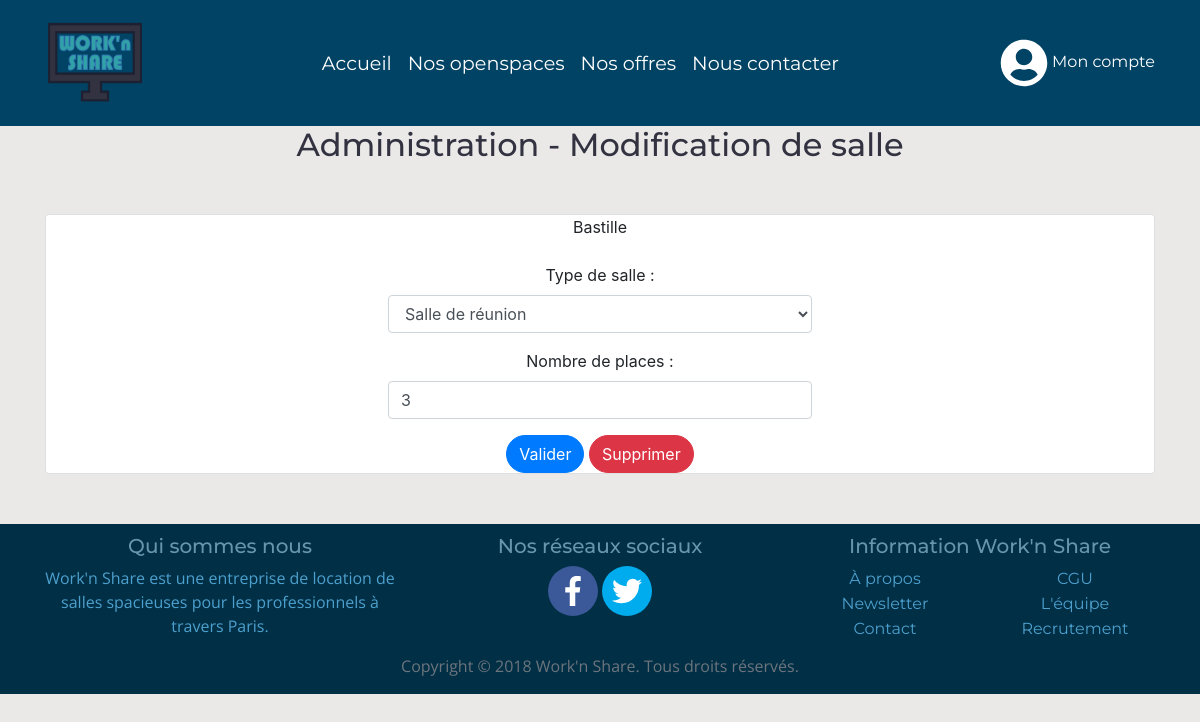
/admin_rooms_edit.php?id_room=1&id_location=1 (signed in), run on an earlier commit of the app's database.
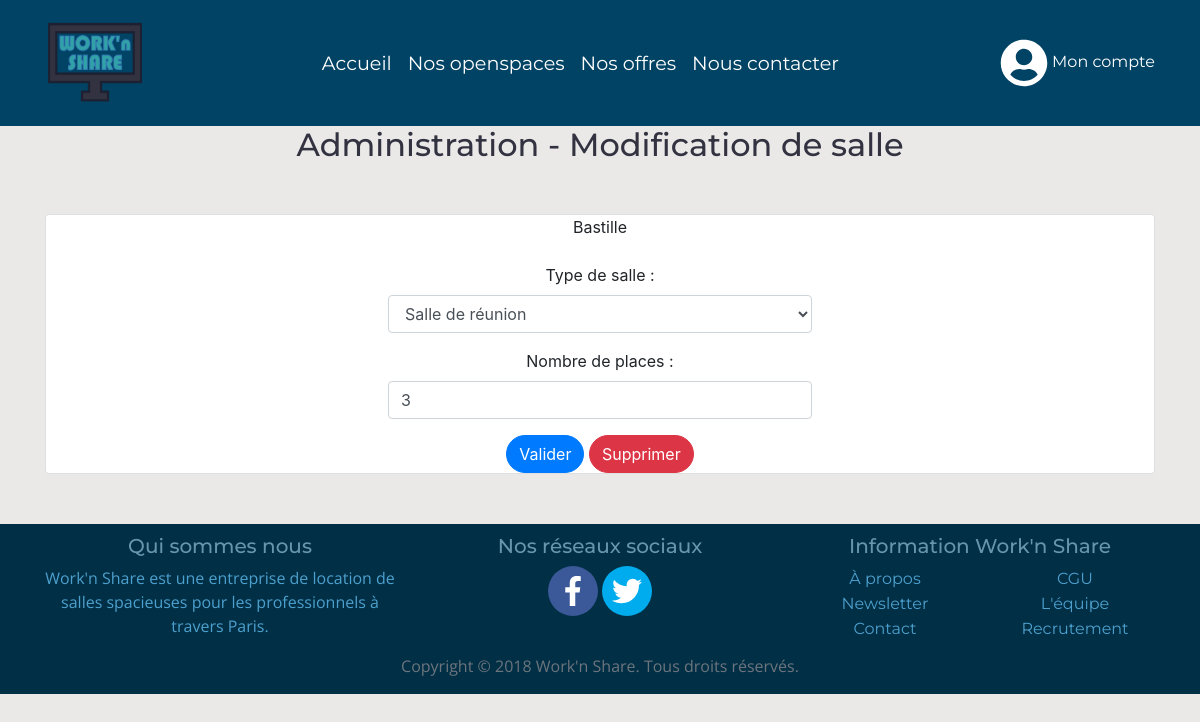
And on a later commit of the database.
### tables this page shows
CREATE TABLE `room` (
  `id_room` int(11) NOT NULL,
  `type_room` varchar(100) NOT NULL,
  `number_places` int(11) NOT NULL,
  `booked` tinyint(4) NOT NULL DEFAULT '0',
  `id_location` int(11) DEFAULT NULL
);

### assets/include/function.php (called while the page is built, shortened)
<?php
function connectDb() {
  try {
    $db = new PDO("mysql:host=".DB_HOST.";dbname=".DB_NAME, DB_USER, DB_PWD);
    $db->setAttribute(PDO::ATTR_ERRMODE, PDO::ERRMODE_EXCEPTION);
  } catch(PDOException $e) {
    die("Erreur de connection: " . $e->getMessage() );
  }
  return $db;
}
function name_town($id){
    $db = connectDb();
    $query = $db->prepare("SELECT town FROM LOCATION WHERE id_location=:id_location");
    $query->bindParam('id_location', $id);
    $query->execute();
    $result = $query->fetch(PDO::FETCH_ASSOC);
    return $result["town"];
}
?>

### admin_rooms_edit.php (the view, shortened to what this page needs)
<?php
    include 'assets/include/head.php';
    $db = connectDb();
    $query = $db->prepare("SELECT type_room, number_places FROM ROOM WHERE id_room=:id_room AND id_location=:id_location");
    $query->execute([   "id_room" => $_GET["id_room"],
                        "id_location" => $_GET["id_location"]
                    ]);
    $result = $query->fetch();
?>
<body>
    <?php include 'assets/include/header.php'; ?>
        <section>
            <center><h2>Administration - Modification de salle</h2></center>
            <div class="container main-content">
                <div class="row" style="margin-top:50px; margin-bottom:50px;">
                    <div class="col-md-12">
                        <div class="card-deck">
                            <div class="card" style="padding-left:30%; padding-right:30%;">
                                <?php echo '<form method="POST" action="admin_rooms_edit.php?id_room='.$_GET["id_room"].'&id_location='.$_GET["id_location"].'">'; ?>
                                    <center>
                                        <div class="form-group">
                                            <?php
                                                $db = connectDb();
                                                $name = name_town($_GET["id_location"],$db);
                                                echo "<label>".$name."</label>";
                                            ?>
                                        </div>
                                        <div class="form-group">
                                            <center>
                                                <label>Type de salle :</label>
                                                <select class="form-control" name="room_select">
                                                    <option value="Salle de réunion" <?php if($result["type_room"]=="Salle de réunion") echo 'selected="selected"'; ?>>Salle de réunion</option>
                                                </select>
                                            </center>
                                        </div>
                                        <div class="form-group">
                                            <center>
                                                <label>Nombre de places :</label>
                                                <?php echo '<input type="text" class="form-control" name="number_of_places" value="'.$result[1].'" required="required">'; ?>
                                            </center>
                                        </div>
                                        <button type="submit" class="btn btn-primary">Valider</button>
                                        <?php echo '<a class="btn btn-danger" href="admin_rooms_edit.php?id_room='.$_GET["id_room"].'&id_location='.$_GET["id_location"].'&del=true">Supprimer</a>'; ?>
                                    </center>
                                </form>
                            </div>
                        </div>
                    </div>
                </div>
            </div>
        </section>
        <?php include "assets/include/footer.php"; ?>
    </body>
</html>

What changed in the data, as far as the page shows it:
changed room: room_select "Salle de réunion" → (not shown)
Also different on the page:
form field room_select: (not shown) → "Salle de réunion"
